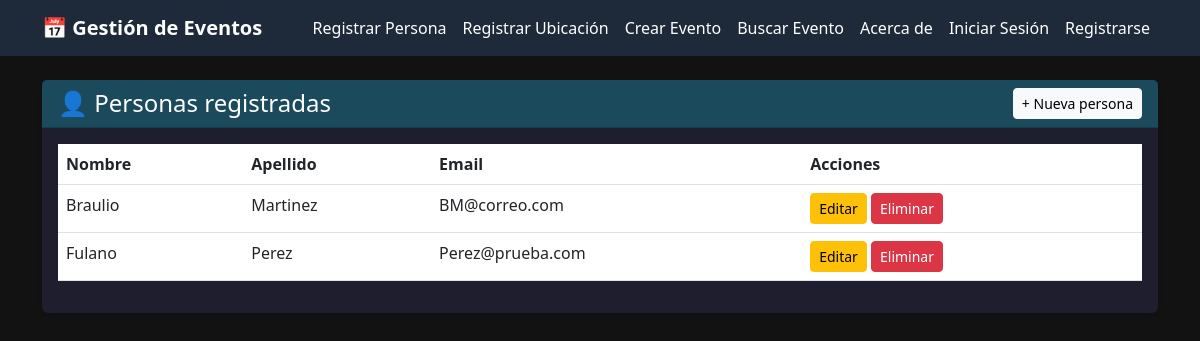
Page /personas/ on the earlier database version.
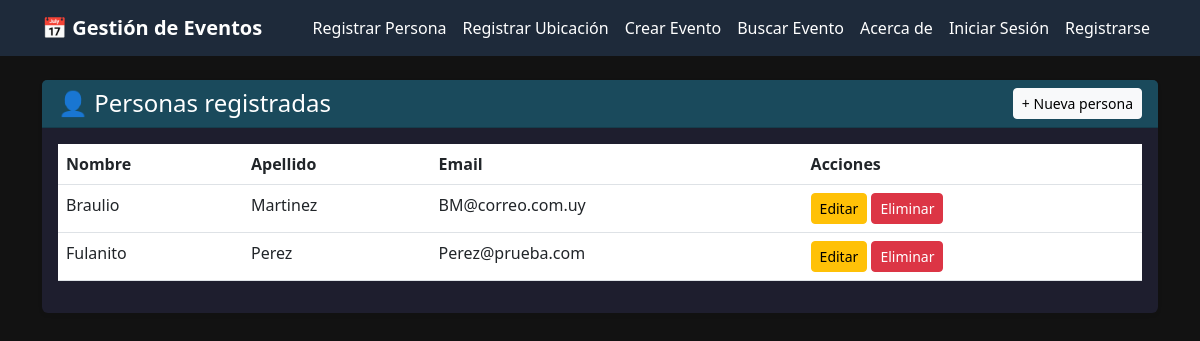
Same page on the later database version.
### eventos/models.py (models this page shows, shortened)
class Persona(models.Model):
    nombre = models.CharField(max_length=45)
    apellido = models.CharField(max_length=45)
    email = models.EmailField(max_length=60)
    class Meta:
        verbose_name = 'Persona'
        verbose_name_plural = 'Personas'

### eventos/views.py (the view)
# urls.py: path('personas/', views.listar_personas, name='listar_personas'),
def listar_personas(request):
    personas = Persona.objects.all()
    return render(request, 'listar_personas.html', {'personas': personas})

### templates/listar_personas.html
{% extends "base.html" %}
{% block contenido %}
<div class="card shadow-sm">
    <div class="card-header bg-personas text-white d-flex justify-content-between align-items-center">
        <h4 class="mb-0">👤 Personas registradas</h4>
        <a href="{% url 'form_persona' %}" class="btn btn-light btn-sm">+ Nueva persona</a>
    </div>
    <div class="card-body">
        <table class="table table-hover">
            <thead>
                <tr>
                    <th>Nombre</th>
                    <th>Apellido</th>
                    <th>Email</th>
                    <th>Acciones</th>
                </tr>
            </thead>
            <tbody>
                {% for persona in personas %}
                <tr>
                    <td>{{ persona.nombre }}</td>
                    <td>{{ persona.apellido }}</td>
                    <td>{{ persona.email }}</td>
                    <td>
                        <a href="{% url 'editar_persona' persona.id %}" class="btn btn-warning btn-sm">Editar</a>
                        <a href="{% url 'eliminar_persona' persona.id %}" class="btn btn-danger btn-sm">Eliminar</a>
                    </td>
                </tr>
                {% empty %}
                <tr><td colspan="4" class="text-muted">No hay personas registradas.</td></tr>
                {% endfor %}
            </tbody>
        </table>
    </div>
</div>
{% endblock %}

Differences in the rows shown:
changed Persona "Braulio": email "BM@correo.com" → "BM@correo.com.uy"
changed Persona "Perez": nombre "Fulano" → "Fulanito"
